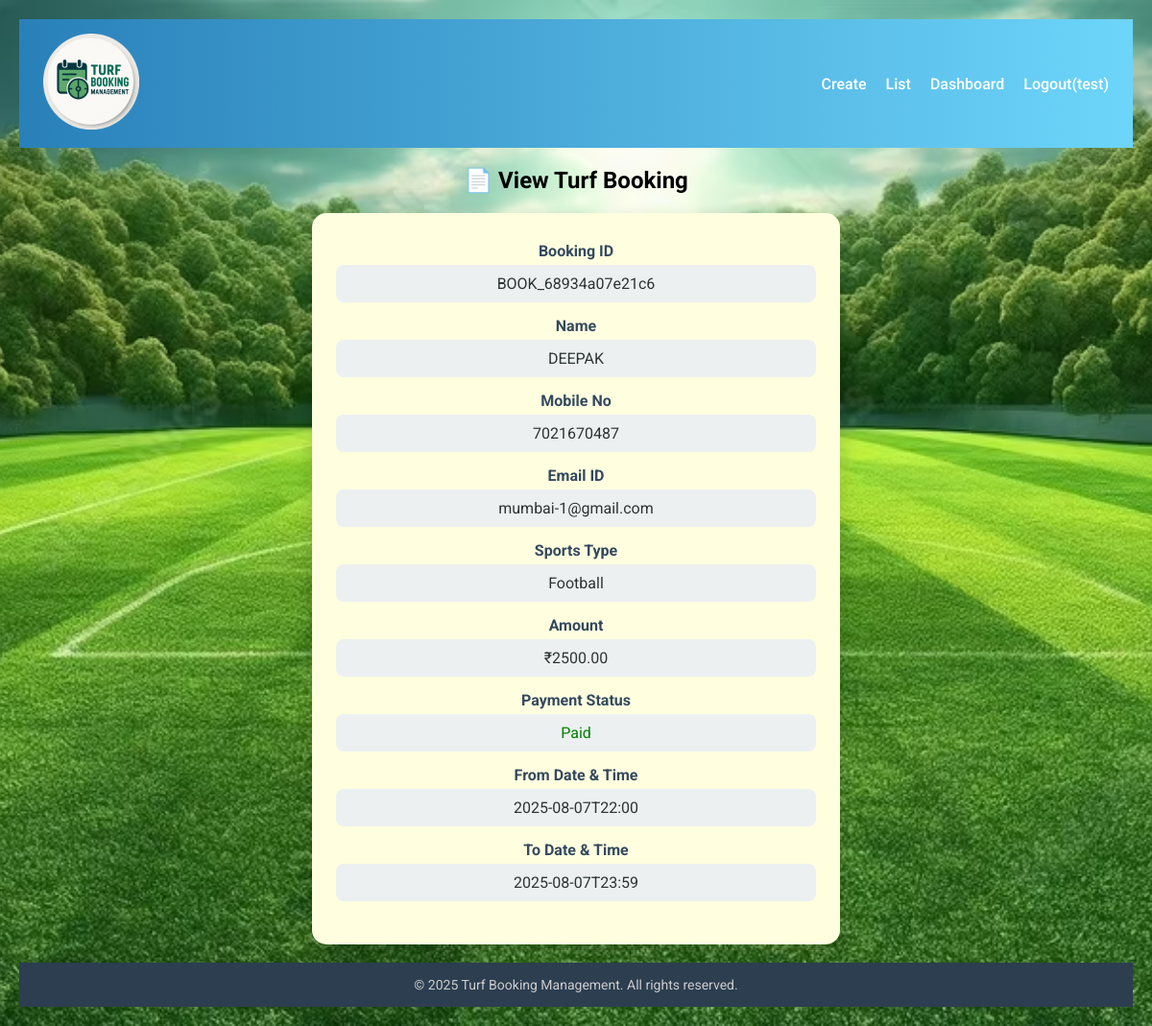
Page /view.php?bookid=1 (signed in) on the committed database.
### tables this page shows
CREATE TABLE IF NOT EXISTS `bookings` (
  `id` int NOT NULL AUTO_INCREMENT,
  `booking_id` varchar(36) DEFAULT NULL,
  `name` varchar(100) NOT NULL,
  `mobile` varchar(15) NOT NULL,
  `email` varchar(100) NOT NULL,
  `sport` varchar(50) NOT NULL,
  `amount` decimal(10,2) NOT NULL,
  `token_amount` decimal(10,2) NOT NULL,
  `paymentStatus` enum('Pending','Paid') DEFAULT 'Pending',
  `fromDateTime` datetime NOT NULL,
  `toDateTime` datetime NOT NULL,
  `created_at` timestamp NULL DEFAULT CURRENT_TIMESTAMP,
  `updated_at` timestamp NULL DEFAULT CURRENT_TIMESTAMP ON UPDATE CURRENT_TIMESTAMP,
  `remark` text,
  PRIMARY KEY (`id`),
  UNIQUE KEY `booking_id` (`booking_id`)
);

### view.php (the view, shortened to what this page needs)
<?php
include('db.php');
$booking_id = $_GET['bookid'];
$sql = "SELECT * FROM bookings WHERE id = ?";
$stmt = $conn->prepare($sql);
$stmt->bind_param("i", $booking_id);
$stmt->execute();
$result = $stmt->get_result();
$row = $result->fetch_assoc();
?>
<!DOCTYPE html>
<html lang="en">
<head>
</head>
<body>
    <?php include 'header.php' ?>
    <h2>📄 View Turf Booking</h2>
    <div class="booking-card">
        <div class="booking-field">
            <label class="booking-label">Booking ID</label>
            <div class="booking-value"><?= $row['booking_id'] ?></div>
        </div>
        <div class=" booking-field">
            <label class="booking-label">Name</label>
            <div class="booking-value"><?= $row['name'] ?></div>
        </div>
        <div class=" booking-field">
            <label class="booking-label">Mobile No</label>
            <div class="booking-value"><?= $row['mobile'] ?></div>
        </div>
        <div class=" booking-field">
            <label class="booking-label">Email ID</label>
            <div class="booking-value"><?= $row['email'] ?></div>
        </div>
        <div class=" booking-field">
            <label class="booking-label">Sports Type</label>
            <div class="booking-value"><?= $row['sport'] ?></div>
        </div>
        <div class=" booking-field">
            <label class="booking-label">Amount</label>
            <div class="booking-value">₹<?= $row['amount'] ?></div>
        </div>
        <div class=" booking-field">
            <label class="booking-label">Payment Status</label>
            <div class="booking-value" style="color: green;"><?= $row['paymentStatus'] ?></div>
        </div>
        <div class=" booking-field">
            <label class="booking-label">From Date & Time</label>
            <div class="booking-value"><?= date('Y-m-d\TH:i', strtotime($row['fromDateTime'])) ?></div>
        </div>
        <div class=" booking-field">
            <label class="booking-label">To Date & Time</label>
            <div class="booking-value"><?= date('Y-m-d\TH:i', strtotime($row['toDateTime'])) ?></div>
        </div>
    </div>
    <?php include 'footer.php' ?>
</body>
</html>

### view.php (style rules this page uses)
body { font-family: 'Roboto', sans-serif; background: url(turf.main.avif) no-repeat scroll center 0 / cover; margin: 0; padding: 20px; text-align: -webkit-center; justify-content: center; }
.booking-card { background-color: lightyellow; padding: 30px 25px; border-radius: 15px; box-shadow: 0 8px 20px rgba(0, 0, 0, 0.15); max-width: 500px; width: 100%; }
.booking-field { margin-bottom: 15px; }
.booking-label { font-weight: bold; color: #34495e; display: block; margin-bottom: 5px; }
.booking-value { color: #2d3436; font-size: 16px; background: #ecf0f1; padding: 10px 12px; border-radius: 8px; }

### rows in the picture
bookings: booking "BOOK_68934a07e21c6", name "DEEPAK", mobile "7021670487", email "mumbai-1@gmail.com", sport "Football", amount "2500.00", paymentStatus "Paid", fromDateTime "2025-08-07T22:00", toDateTime "2025-08-07T23:59"

### other values in the picture
$_SESSION['name'] "test"
